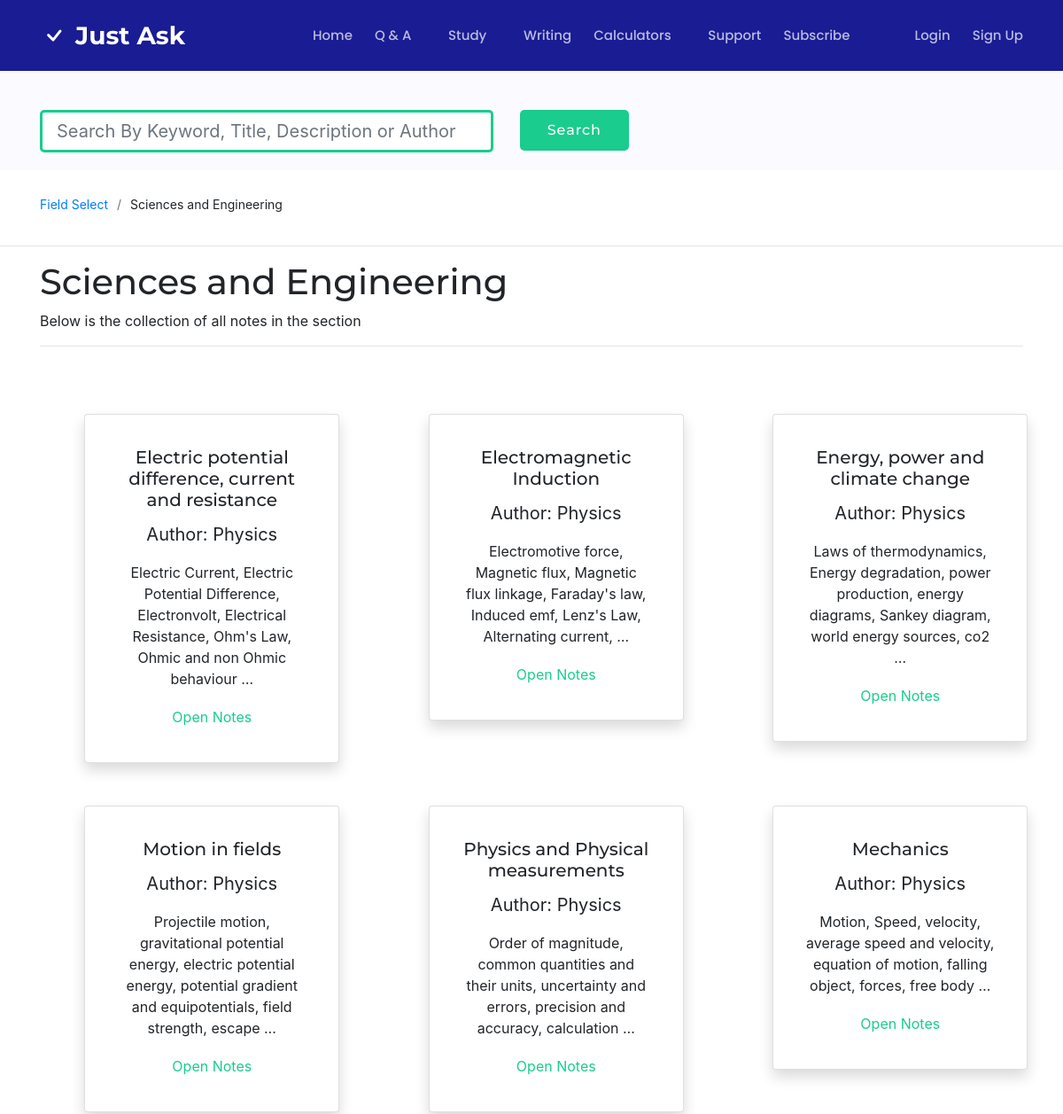
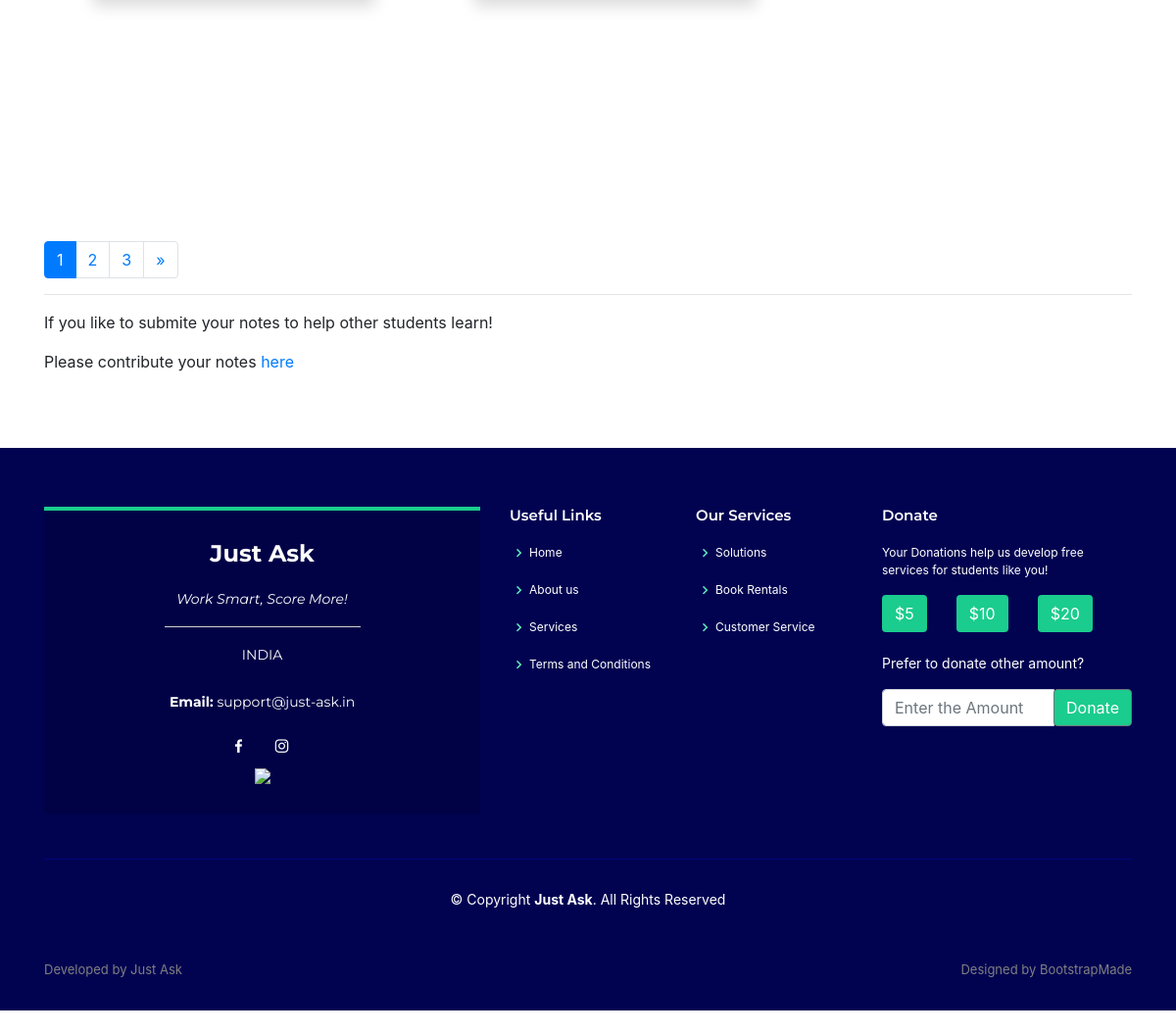
The app's page /science/ with its own data (2 pictures, top to bottom).
### main/models.py (models this page shows, shortened)
class Note(models.Model):
	OT = 'other'
	CS = 'computer science'
	MATH = 'math'
	PSE = 'science and engineering'
	SS = 'social science and history'
	LANG = 'language'
	BUS = 'business'
	TYPE__OF_COR = [
		(OT, 'OT - other'),
        (CS, 'CS - computer science'),
        (MATH, 'MT - math'),
        (PSE, 'SE - science and engineering'),
        (SS, 'SS - social science and history'),
        (LANG, 'LG - language'),
        (BUS, 'BS - business'),
    ]
	File_name = models.CharField("File Name",max_length=200, default="")
	book_field = models.CharField("Notes Field",max_length=200,choices=TYPE__OF_COR,default=OT)
	File = models.FileField("Notes",upload_to='notes/', default='', max_length=100)
	Auth = models.CharField("Notes Author",max_length=200, default="")
	Description = HTMLField("Body", default='')
	price = models.IntegerField("Price",default=0,blank=True)
	Chapter = models.CharField("Section/Chapter Number",max_length=200, default="",blank=True)
	Email = models.EmailField("Email",max_length=254,default="",blank=True)
	Uploaded = models.BooleanField("Contributed Notes?",default=False)

### main/views.py (the view)
# urls.py: path("science/", views.science, name="science"),
def science(request):
	notes = {}
	nlist = []
	for n in Note.objects.all():
		if n.book_field == 'science and engineering':
			nlist.append(n)
	paginator = Paginator(nlist,6)
	page = request.GET.get('page')
	nlist = paginator.get_page(page)
	notes = {
		'notes':nlist,
		'field':'Sciences and Engineering'
		}
	return render(request,"main/notes.html",notes)

### main/templates/main/notes.html (shortened to what this page needs)
{% extends "main/header.html" %}
{% block content %}
{% load static %}
{% load poll_extras %}
  <main>
    <section id="study" class="breadcrumbs">
      <div class="container">
        <div class="d-flex justify-content-between align-items-center">
           <form action="/notesearch_request" method="get">
            <div class="row">
            <div class="col-12 col-sm-9 col-md-7 col-lg-6">
              <div class="input-group input-group-lg">
              <input type="text" class="form-control mt-4" name="search" id='search' aria-label="Large" placeholder="Search By Keyword, Title, Description or Author" aria-describedby="inputGroup-sizing-sm" style="border-color: #1acc8d; border-width: 3px;width: 900px; border-radius: 5px">
              </div>
            </div>
            <div class="col-12 col-sm-3 col-md-2 col-lg-3">
            <div class="text-center text-lg-left">
                <input class="btn btn-get-started mt-4" type="submit" value="Search" style="border-radius: 5px;">
            </div>
            </div>
            </div>
             </form>
        </div>
      </div>
    </section>
    <section class="breadcrumbs bg-white mb-0 mt-2">
      <div class="container">
        <div class="d-flex align-items-center">
          <ol>
            <li><a href="/notes">Field Select</a></li>
            <li>{{field}}</li>
          </ol>
        </div>
      </div>
    </section>
<hr>
<div class="container">
  <h1>{{field}}</h1>
  <p>Below is the collection of all notes in the section</p>
  <hr>
</div>
    <section class="inner-page mt-0">
      <div class="container mt-0" style="margin-bottom: 200px">
         <div class="row justify-content-center">
            <div class="card-deck justify-content-center">
            {% for n in notes %}
            <div class="col-4 col-sm-7 col-md-7 ml-5 mr-5 col-lg-3">
              <div class="card shadow p-3 mb-5 bg-white rounded" style="width: 18rem;">
                <center>
                   <div class="card-body ">
                  <h5 class="card-title">{{n.File_name}}</h5>
                  <p style="font-size: 20px">Author: {{n.Auth}}</p>
                  <p class="card-text">{{n.Description|truncatewords_html:15|safe}}</p>
                  <form action="/noteview_request" method="get">
                  <input type="submit" value="Open Notes" style="border-color: transparent; background-color: transparent;color: #1acc8d">
                </form>
                </div>
                </center>
              </div>
            </div>
            {% endfor %}
          </div>
          </div>
      </div>
      <div class="container">
        <nav aria-label="Page navigation example">
			  <ul class="pagination">
			    {% for num in notes.paginator.page_range %}
			      {% if notes.number == num %}
			      <li class="page-item active"><a class="page-link" href="?page={{ num }}">{{num}}</a></li>
			      {% elif num > notes.number|add:'-3' and num < notes.number|add:'3' %}
			      <li class="page-item"><a class="page-link" href="?page={{ num }}&search={{field}}">{{num}}</a></li>
			      {% endif %}
			    {% endfor %}
			    {% if notes.has_next == True %}
			    <li class="page-item">
			      <a class="page-link" href="?page={{ notes.next_page_number }}" aria-label="Next">
			        <span aria-hidden="true">&raquo;</span>
			      </a>
			    </li>
			    {% endif %}
			  </ul>
			</nav>
        <hr>
        <p>If you like to submite your notes to help other students learn!</p>
        <p>Please contribute your notes <a href="/contrib">here</a></p>
      </div>
    </section>
  </main>
{% endblock %}

### main/templates/main/header.html (shortened to what this page needs)
<!DOCTYPE html>
<html lang="en">
<head>
  {% load static %}
  <link href="{% static 'assets/vendor/bootstrap/css/bootstrap.min.css'%}" rel="stylesheet">
  <link href="{% static 'assets/vendor/icofont/icofont.min.css'%}" rel="stylesheet">
  <link href="{% static 'assets/vendor/boxicons/css/boxicons.min.css'%}" rel="stylesheet">
  <link href="{% static 'assets/vendor/venobox/venobox.css'%}" rel="stylesheet">
  <link href="{% static 'assets/vendor/remixicon/remixicon.css'%}" rel="stylesheet">
  <link href="{% static 'assets/vendor/owl.carousel/assets/owl.carousel.min.css'%}" rel="stylesheet">
  <link href="{% static 'assets/vendor/aos/aos.css'%}" rel="stylesheet">
  <link href="{% static 'assets/css/style.css'%}" rel="stylesheet">
</head>
<body onContextMenu="return false;" draggable="false">
  <header id="header" class="fixed-top d-flex align-items-center mb-0">
    <div class="container d-flex align-items-center">
      <svg width="2em" height="2em" viewBox="0 0 16 16" class="bi bi-check mr-2" fill="white" xmlns="http://www.w3.org/2000/svg">
        <path fill-rule="evenodd" d="M10.97 4.97a.75.75 0 0 1 1.071 1.05l-3.992 4.99a.75.75 0 0 1-1.08.02L4.324 8.384a.75.75 0 1 1 1.06-1.06l2.094 2.093 3.473-4.425a.236.236 0 0 1 .02-.022z"/>
      </svg>
      <div class="logo mr-auto">
        <h1 class="text-light"><a href="/"><span>Just Ask</span></a></h1>
      </div>
      <nav id="myNav" class="nav-menu d-none d-lg-block" class="noprint">
        <ul>
          <li id="home"><a href="/" >Home</a></li>
          <li class="drop-down" ><a href="/QNA">Q & A</a>
              </li>
          <li  class="drop-down"><a id="study" style="cursor: context-menu;">Study</a>
          </li>
          <li ><a href="/writing" id="writing">Writing</a></li>
          <li class="drop-down"><a style="cursor: context-menu;">Calculators</a>
          </li>
           {% if user.is_staff %}
           <li><a href="/rates" id="subs">Subscribe</a></li>
           <li  class="mr-5"><a href="/justask-admin" target="_blank" id="admin">Admin</a></li>
           {% else %}
           <li><a href="/customer_service" id="support">Support</a></li>
           <li  class="mr-5"><a href="/rates" id="subs">Subscribe</a></li>
           {% endif %}
          {% if user.is_authenticated %}
          <li ><a href="/profile" id="prof" data-container="body" data-placement="buttom" data-toggle="popoverm" data-content="Click here to view profile!"><span style="font-style: italic; font-size: 15px"><strong>{{user.username}}</strong></span>
          </a></li>
          <li><a href="/logout">Logout</a></li>
          {% else %}
            <li><a href="/login">Login</a></li>
            <li><a href="/register">Sign Up</a></li>
          {% endif %}
        </ul>
      </nav>
    </div>
  </header>
  {% block content %}
  {% endblock %}
  <footer id="footer" class="noprint">
    <div class="footer-top">
      <div class="container">
        <div class="row">
          <div class="col-lg-5 col-md-6">
            <div class="footer-info">
              <h3>Just Ask</h3>
              <p class="pb-3"><em>Work Smart, Score More!</em></p>
              <hr style="border-color: lightgrey; width: 200px; margin-top: 0px">
              <p>
                INDIA<br><br>
                <strong>Email:</strong> support@just-ask.in<br>
              </p>
              <div class="social-links mt-3">
                <a href="https://www.facebook.com/Just-Ask-102606151645224/?view_public_for=102606151645224" class="facebook" target="_blank"><i class="bx bxl-facebook"></i></a>
                <a href="https://www.instagram.com/just_ask_in/" class="instagram" target="_blank"><i class="bx bxl-instagram"></i></a>
              </div>
              <div>
                <img src="https://img.icons8.com/cute-clipart/512/000000/india.png" width="80" />
              </div>
            </div>
          </div>
          <div class="col-lg-2 col-md-6 footer-links">
            <h4 style="font-size: 15px">Useful Links</h4>
            <ul style="font-size: 12px">
              <li><i class="bx bx-chevron-right"></i> <a href="/">Home</a></li>
              <li><i class="bx bx-chevron-right"></i> <a href="/">About us</a></li>
              <li><i class="bx bx-chevron-right"></i> <a href="/rates">Services</a></li>
              <li><i class="bx bx-chevron-right"></i> <a href="/terms">Terms and Conditions</a></li>
            </ul>
          </div>
          <div class="col-lg-2 col-md-6 footer-links">
            <h4 style="font-size: 15px">Our Services</h4>
            <ul style="font-size: 12px">
              <li><i class="bx bx-chevron-right"></i> <a href="/solution">Solutions</a></li>
              <li><i class="bx bx-chevron-right"></i> <a href="/books">Book Rentals</a></li>
              <li><i class="bx bx-chevron-right"></i> <a href="/customer_service">Customer Service</a></li>
            </ul>
          </div>
          <div class="col-lg-3 col-md-6 footer-links">
            <h4 style="font-size: 15px">Donate</h4>
            <p style="font-size: 12px">Your Donations help us develop free services for students like you!</p>
            <div class="row">
              <div class="col-auto">
                <a href="" data-toggle="modal" data-target="#pay3"><button type="button" onclick="Amount1()" class="btn " style="background-color: #1acc8d; color: white">$5</button></a>
              </div>
               <div class="col-auto">
                <a href="" data-toggle="modal" data-target="#pay3"><button type="button" onclick="Amount2()" class="btn " style="background-color: #1acc8d; color: white">$10</button></a>
              </div>
               <div class="col-auto">
                <a href="" data-toggle="modal" data-target="#pay3"><button type="button" onclick="Amount3()" class="btn " style="background-color: #1acc8d; color: white">$20</button></a>
              </div>
            </div>
            <br>
            <p>Prefer to donate other amount?</p>
            <div class="input-group mb-1 mt-3">
              <input type="text" id='donate' class="form-control" placeholder="Enter the Amount" aria-label="Enter the amount" aria-describedby="basic-addon2">
              <div class="input-group-append">
                <a href="" data-toggle="modal" data-target="#pay3"><button class="btn btn-outline-secondary" onclick="customAmount()" type="button" style="background-color: #1acc8d;color: white">Donate</button></a>
              </div>
            </div>
          </div>
        </div>
      </div>
    </div>
    <div class="container">
      <div class="copyright">
        &copy; Copyright <strong><span>Just Ask</span></strong>. All Rights Reserved
      </div>
      <br>
      <br>
      <div class="credits">
        <p class="float-left"  style="color: grey">Developed by Just Ask</p>
        <p class="float-right" style="color: grey">Designed by <a  style="color: grey" href="https://bootstrapmade.com/" target="_blank">BootstrapMade</a></p>
      </div>
    </div>
    <br>
  </footer>
  	 {% if user.is_authenticated %}
  <a data-aos="fade-left" data-aos-delay="500" href="/logout" class="back-to-top-2" style="bottom: 163px"><i class="icofont-sign-out" data-toggle="tooltip" data-placement="left" title="Sign Out"></i></a>
  {% else %}
  <a data-aos="fade-left" data-aos-delay="500" href="/login" class="back-to-top-2" style="bottom: 163px"><i class="icofont-sign-in" data-toggle="tooltip" data-placement="left" title="Sign In"></i></a>
  {% endif %}
    <a data-aos="fade-left" data-toggle="modal" data-target="#feedbackModal" class="back-to-top-2" style="bottom: 463px; cursor: pointer;"><i class="icofont-heart-alt" data-toggle="tooltip" data-placement="left" title="Give Feedback!"></i></a>
  <a data-aos="fade-left" href="/question_p" class="back-to-top-2" style="bottom: 413px"><i class="icofont-plus" data-toggle="tooltip" data-placement="left" title="Ask Question"></i></a>
  <a data-aos="fade-left" data-aos-delay="100" href="/notes" class="back-to-top-2" style="bottom: 363px"><i class="icofont-book" data-toggle="tooltip" data-placement="left" title="E-Notes"></i></a>
   <a data-aos="fade-left" data-aos-delay="200" href="/QNA" class="back-to-top-2" style="bottom: 313px"><i class="icofont-question" data-toggle="tooltip" data-placement="left" title="Expert Q&A"></i></a>
  <a data-aos="fade-left" data-aos-delay="300" href="/writing" class="back-to-top-2" style="bottom: 263px"><i class="icofont-check" data-toggle="tooltip" data-placement="left" title="Grammar Check"></i></a>
  {% if user.is_authenticated %}
  <a data-aos="fade-left" data-aos-delay="400" onclick="myFunction()"  class="back-to-top-2" style="bottom: 213px"><i class="icofont-music" id="music" data-toggle="tooltip" data-placement="left" title="Music"></i></a>
  <iframe id="myDIV" class="back-to-top-2" style="right: 60px; z-index: 9000; display: none; border-radius: 10px" src="{{user.student.playlist}}" width="300" height="380" frameborder="0" allowtransparency="true" allow="encrypted-media"><i></i></iframe>
  {% else %}
  <a data-aos="fade-left" data-aos-delay="400" onclick="myFunction()"  class="back-to-top-2" style="bottom: 213px"><i class="icofont-music" id="music" data-toggle="tooltip" data-placement="left" title="Music (Login to customize the playlist!)"></i></a>
  {% endif %}
</body>
</html>

### records on screen
Note: File_name "Electric potential difference, current and resistance", Auth "Physics", Description "Electric Current, Electric Potential Difference, Electronvolt, Electrical Resistance, Ohm's Law, Ohmic and non Ohmic behaviour …"
Note: File_name "Electromagnetic Induction", Auth "Physics", Description "Electromotive force, Magnetic flux, Magnetic flux linkage, Faraday's law, Induced emf, Lenz's Law, Alternating current, …"
Note: File_name "Energy, power and climate change", Auth "Physics", Description "Laws of thermodynamics, Energy degradation, power production, energy diagrams, Sankey diagram, world energy sources, co2 …"
Note: File_name "Motion in fields", Auth "Physics", Description "Projectile motion, gravitational potential energy, electric potential energy, potential gradient and equipotentials, field strength, escape …"
Note: File_name "Physics and Physical measurements", Auth "Physics", Description "Order of magnitude, common quantities and their units, uncertainty and errors, precision and accuracy, calculation …"
Note: File_name "Mechanics", Auth "Physics", Description "Motion, Speed, velocity, average speed and velocity, equation of motion, falling object, forces, free body …"

### other values on screen
{{ field }} "Sciences and Engineering"
{{ num }} "1"
{{ num }} "2" "3"
